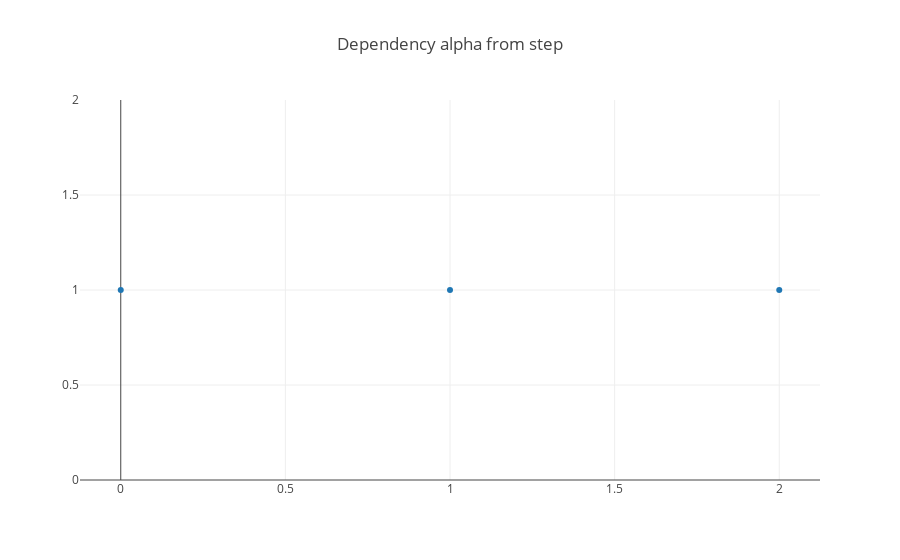

Notebook code cell kept with this figure:
### Code cell
from plotly.offline import download_plotlyjs, init_notebook_mode, plot, iplot
import plotly
import plotly.graph_objs as go
init_notebook_mode(connected=True)

alphas = newton_method(np.array([10,10]), visualize=True)
x = np.arange(len(alphas))
trace = go.Scatter(x=x, y=alphas, mode = 'markers')   
layout = {'title': f"Dependency alpha from step"}
iplot(go.Figure(data=[trace], layout=layout), show_link=True)

### Figure 1 — Plotly figure (JSON) as saved in the notebook; plotly's stock layout.template omitted (floating-point values rounded to 4 significant figures)
{"data": [{"mode": "markers", "type": "scatter", "x": [0, 1, 2], "y": [1, 1, 1]}], "layout": {"title": "Dependency alpha from step"}}
